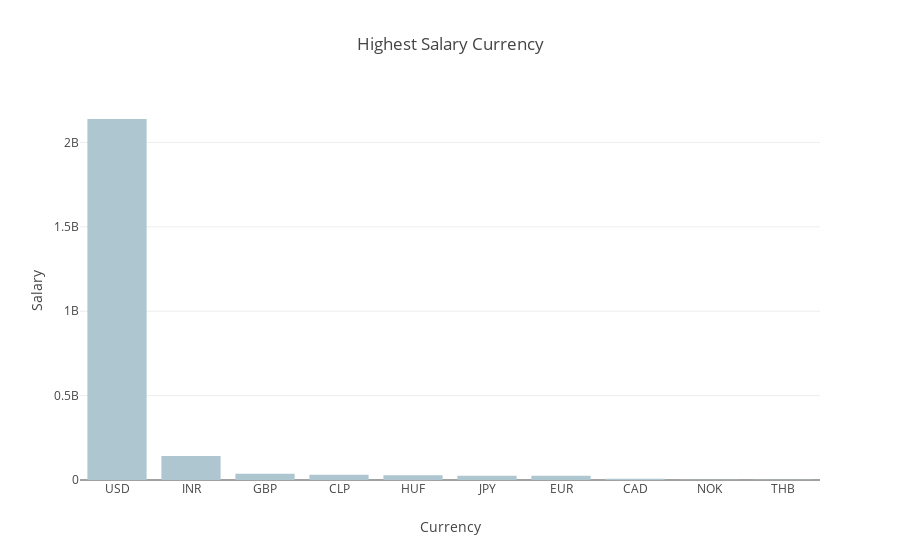

Notebook code cell kept with this figure:
### Code cell
# Salary and Salary Currency

salary_currency = job_salaries.groupby('salary_currency')['salary'].sum().sort_values().nlargest(10)

salary_currency_df = salary_currency.reset_index()
salary_currency_df.columns = ['Salary Currency', 'count']

fig = px.bar(salary_currency_df, x='Salary Currency', y='count', color_discrete_sequence=['#AEC6CF'],title='Highest Salary Currency', labels={'Salary Currency': 'Currency', 'count': 'Salary'},barmode='group')

# Show the plot
fig.show()

### Figure 1 — Plotly figure (JSON) as saved in the notebook; plotly's stock layout.template omitted (floating-point values rounded to 4 significant figures)
{"data": [{"alignmentgroup": "True", "hovertemplate": "Currency=%{x}<br>Salary=%{y}<extra></extra>", "legendgroup": "", "marker": {"color": "#AEC6CF", "pattern": {"shape": ""}}, "name": "", "offsetgroup": "", "orientation": "v", "showlegend": false, "textposition": "auto", "type": "bar", "x": ["USD", "INR", "GBP", "CLP", "HUF", "JPY", "EUR", "CAD", "NOK", "THB"], "xaxis": "x", "y": [2138870399, 141747803, 37104671, 30400000, 28600000, 25450000, 24960654, 7348277, 1850000, 1840000], "yaxis": "y"}], "layout": {"barmode": "group", "legend": {"tracegroupgap": 0}, "title": {"text": "Highest Salary Currency"}, "xaxis": {"anchor": "y", "domain": [0, 1], "title": {"text": "Currency"}}, "yaxis": {"anchor": "x", "domain": [0, 1], "title": {"text": "Salary"}}}}
